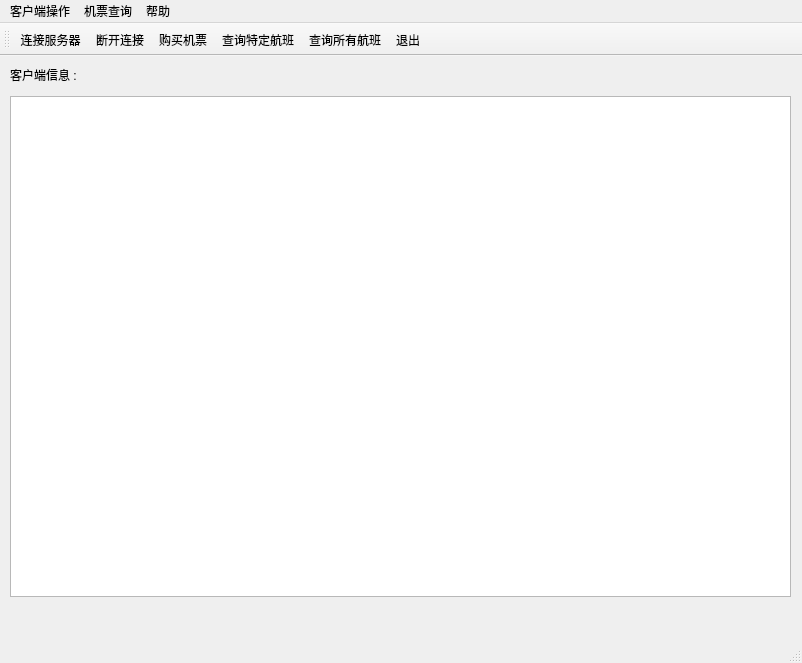
<?xml version="1.0" encoding="UTF-8"?>
<ui version="4.0">
 <class>MainWindow</class>
 <widget class="QMainWindow" name="MainWindow">
  <property name="geometry">
   <rect>
    <x>0</x>
    <y>0</y>
    <width>802</width>
    <height>663</height>
   </rect>
  </property>
  <property name="windowTitle">
   <string>TicketingSystem_Client</string>
  </property>
  <widget class="QWidget" name="centralwidget">
   <widget class="QTextBrowser" name="textBrowser">
    <property name="geometry">
     <rect>
      <x>10</x>
      <y>40</y>
      <width>781</width>
      <height>501</height>
     </rect>
    </property>
   </widget>
   <widget class="QLabel" name="label">
    <property name="geometry">
     <rect>
      <x>10</x>
      <y>10</y>
      <width>91</width>
      <height>17</height>
     </rect>
    </property>
    <property name="text">
     <string>客户端信息 :</string>
    </property>
   </widget>
  </widget>
  <widget class="QMenuBar" name="menubar">
   <property name="geometry">
    <rect>
     <x>0</x>
     <y>0</y>
     <width>802</width>
     <height>28</height>
    </rect>
   </property>
   <widget class="QMenu" name="menu_func">
    <property name="title">
     <string>客户端操作</string>
    </property>
    <addaction name="action_connect"/>
    <addaction name="action_disconnect"/>
    <addaction name="action_buyticket"/>
    <addaction name="action_exit"/>
   </widget>
   <widget class="QMenu" name="menu_inquire">
    <property name="title">
     <string>机票查询</string>
    </property>
    <addaction name="action_inquireone"/>
    <addaction name="action_inquireall"/>
   </widget>
   <widget class="QMenu" name="menu_help">
    <property name="title">
     <string>帮助</string>
    </property>
    <addaction name="action_show"/>
    <addaction name="action_about"/>
   </widget>
   <addaction name="menu_func"/>
   <addaction name="menu_inquire"/>
   <addaction name="menu_help"/>
  </widget>
  <widget class="QStatusBar" name="statusbar"/>
  <widget class="QToolBar" name="toolBar">
   <property name="windowTitle">
    <string>toolBar</string>
   </property>
   <attribute name="toolBarArea">
    <enum>TopToolBarArea</enum>
   </attribute>
   <attribute name="toolBarBreak">
    <bool>false</bool>
   </attribute>
   <addaction name="action_connect"/>
   <addaction name="action_disconnect"/>
   <addaction name="action_buyticket"/>
   <addaction name="action_inquireone"/>
   <addaction name="action_inquireall"/>
   <addaction name="action_exit"/>
  </widget>
  <action name="action_connect">
   <property name="icon">
    <iconset resource="Icon.qrc">
     <normaloff>:/source/images/connect.png</normaloff>:/source/images/connect.png</iconset>
   </property>
   <property name="text">
    <string>连接服务器</string>
   </property>
  </action>
  <action name="action_disconnect">
   <property name="icon">
    <iconset resource="Icon.qrc">
     <normaloff>:/source/images/scissors.png</normaloff>:/source/images/scissors.png</iconset>
   </property>
   <property name="text">
    <string>断开连接</string>
   </property>
  </action>
  <action name="action_buyticket">
   <property name="icon">
    <iconset resource="Icon.qrc">
     <normaloff>:/source/images/folder.png</normaloff>:/source/images/folder.png</iconset>
   </property>
   <property name="text">
    <string>购买机票</string>
   </property>
  </action>
  <action name="action_exit">
   <property name="icon">
    <iconset resource="Icon.qrc">
     <normaloff>:/source/images/power-off.png</normaloff>:/source/images/power-off.png</iconset>
   </property>
   <property name="text">
    <string>退出</string>
   </property>
  </action>
  <action name="action_inquireone">
   <property name="icon">
    <iconset resource="Icon.qrc">
     <normaloff>:/source/images/download.png</normaloff>:/source/images/download.png</iconset>
   </property>
   <property name="text">
    <string>查询特定航班</string>
   </property>
  </action>
  <action name="action_inquireall">
   <property name="icon">
    <iconset resource="Icon.qrc">
     <normaloff>:/source/images/download.png</normaloff>:/source/images/download.png</iconset>
   </property>
   <property name="text">
    <string>查询所有航班</string>
   </property>
  </action>
  <action name="action_show">
   <property name="text">
    <string>显示内容</string>
   </property>
  </action>
  <action name="action_about">
   <property name="text">
    <string>关于</string>
   </property>
  </action>
 </widget>
 <resources>
  <include location="Icon.qrc"/>
 </resources>
 <connections/>
</ui>
